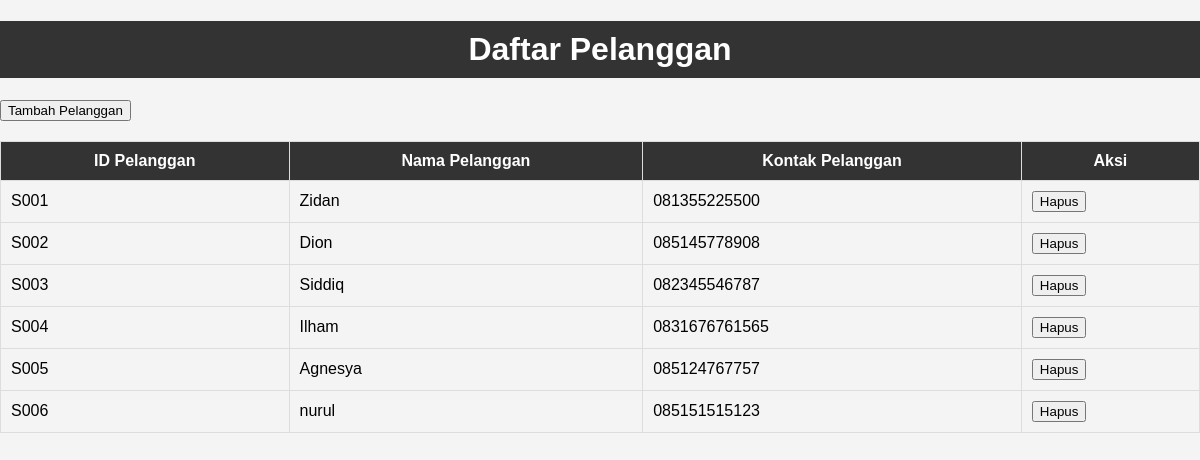
Screenshot of /pages/pelanggan.php with the database file from the repository.
### tables this page shows
CREATE TABLE `pelanggan` (
  `id_pelanggan` char(4) NOT NULL,
  `nama_pelanggan` varchar(50) DEFAULT NULL,
  `kontak_pelanggan` varchar(15) DEFAULT NULL
);

### pages/pelanggan.php (the view, shortened to what this page needs)
<?php
include __DIR__ . '/../config.php';
$result = $conn->query("SELECT * FROM pelanggan");
?>
<!DOCTYPE html>
<html lang="en">
<head>
    <link rel="stylesheet" href="../css/style.css">
</head>
<body>
    <h1>Daftar Pelanggan</h1>
    <button onclick="tambahPelanggan()">Tambah Pelanggan</button>
    <table id="pelanggan-table">
        <tr>
            <th>ID Pelanggan</th>
            <th>Nama Pelanggan</th>
            <th>Kontak Pelanggan</th>
            <th>Aksi</th>
        </tr>
        <?php while($row = $result->fetch_assoc()): ?>
        <tr id="row-<?php echo $row['id_pelanggan']; ?>">
            <td><?php echo $row['id_pelanggan']; ?></td>
            <td onclick="editNamaPelanggan('<?php echo $row['id_pelanggan']; ?>', this)"><?php echo $row['nama_pelanggan']; ?></td>
            <td onclick="editKontakPelanggan('<?php echo $row['id_pelanggan']; ?>', this)"><?php echo $row['kontak_pelanggan']; ?></td>
            <td>
                <button onclick="hapusPelanggan('<?php echo $row['id_pelanggan']; ?>')">Hapus</button>
            </td>
        </tr>
        <?php endwhile; ?>
    </table>
</body>
</html>

### css/style.css (style rules this page uses)
body { font-family: Arial, sans-serif; margin: 0; padding: 0; background-color: #f4f4f4; }
h1 { background-color: #333; color: #fff; padding: 10px 0; text-align: center; }
table { width: 100%; border-collapse: collapse; margin: 20px 0; }
table, th, td { border: 1px solid #ddd; padding: 10px; }
th { background-color: #333; color: #fff; }

### rows the page displays
pelanggan: id_pelanggan "S001", nama_pelanggan "Zidan", kontak_pelanggan "081355225500"
pelanggan: id_pelanggan "S002", nama_pelanggan "Dion", kontak_pelanggan "085145778908"
pelanggan: id_pelanggan "S003", nama_pelanggan "Siddiq", kontak_pelanggan "082345546787"
pelanggan: id_pelanggan "S004", nama_pelanggan "Ilham", kontak_pelanggan "0831676761565"
pelanggan: id_pelanggan "S005", nama_pelanggan "Agnesya", kontak_pelanggan "085124767757"
pelanggan: id_pelanggan "S006", nama_pelanggan "nurul", kontak_pelanggan "085151515123"
